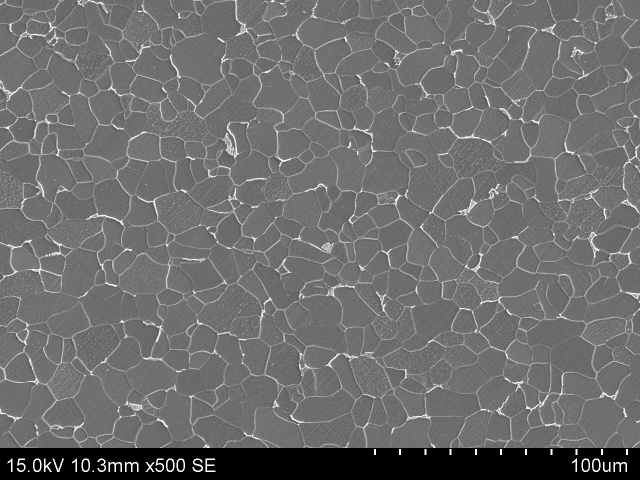
#> input picture data/3/3-center-2_m003 (3).jpg, 1280 x 960 px (shown at 1/2 size)
$ python -i dd5_segmentation_gui.py   (imports and definitions only)
#> lines starting #> are read from the running program, lines starting #| are printed output that depends on the picture; after the words box and inside, x2 and y2 are one past the last pixel; in counts of white or black regions, pixels touching at a corner belong together
#> further down, picture is the input picture: shape (960, 1280); min 0, max 255, mean 109.5
#!/usr/bin/env python3
"""
DD5 Alloy Segmentation GUI — Qt6

阈值策略 + 梯度 Watershed 的交互式调参工具。
后台线程运行，界面不卡顿，带日志面板。
"""

import sys, os, json, time
from pathlib import Path
from datetime import datetime

import numpy as np
from PIL import Image
from skimage import filters
from skimage.measure import label, regionprops
from skimage.segmentation import watershed, find_boundaries
from skimage import morphology
from scipy import ndimage as ndi
import colorsys

from PyQt6.QtCore import Qt, QTimer, QThread, pyqtSignal, QObject, QRect, QRectF
from PyQt6.QtGui import QPixmap, QImage, QAction, QFont, QPainter, QTransform
from PyQt6.QtWidgets import QGraphicsView, QGraphicsScene, QGraphicsPixmapItem
from PyQt6.QtWidgets import (
    QApplication, QMainWindow, QWidget, QVBoxLayout, QHBoxLayout,
    QGridLayout, QLabel, QComboBox, QSlider,
    QPushButton, QFileDialog, QGroupBox, QStatusBar,
    QMessageBox, QSizePolicy, QPlainTextEdit, QDockWidget, QSplitter,
    QFrame, QDialog, QDialogButtonBox, QRubberBand,
)

import matplotlib
# [1 line not run here, left out]
from matplotlib.backends.backend_qtagg import FigureCanvasQTAgg as FigureCanvas
from matplotlib.backends.backend_qtagg import NavigationToolbar2QT as NavigationToolbar
from matplotlib.figure import Figure

# ====================================================================
#  Processing logic (runs in worker thread)
# ====================================================================

THRESHOLD_METHODS = [
    'otsu', 'yen', 'triangle', 'li',
    'isodata', 'mean', 'minimum', 'multiotsu',
]


def segment_threshold(img_gray, method='otsu', sigma=0.8, th_coef=1.0,
                      open_iter=1, min_area=30, expand=0.10,
                      use_watershed=False, dist_sigma=3.0):
    """Unified segmentation pipeline."""
#> called with method = 'otsu', sigma = 0.8, th_coef = 1, open_iter = 1, min_area = 30, expand = 0.1, use_watershed = False, dist_sigma = 3
    h, w = img_gray.shape
#> h = 960; w = 1280

    if sigma > 0:
        smooth = filters.gaussian(img_gray, sigma=sigma)
    else:
        smooth = img_gray.copy()

    if method == 'otsu':
        th_base = filters.threshold_otsu(smooth)
#> th_base = 0.229
    elif method == 'yen':
        th_base = filters.threshold_yen(smooth)
    elif method == 'triangle':
        th_base = filters.threshold_triangle(smooth)
    elif method == 'li':
        th_base = filters.threshold_li(smooth)
    elif method == 'isodata':
        th_base = filters.threshold_isodata(smooth)
    elif method == 'mean':
        th_base = filters.threshold_mean(smooth)
    elif method == 'minimum':
        th_base = filters.threshold_minimum(smooth)
    elif method == 'multiotsu':
        th_base = filters.threshold_multiotsu(smooth, classes=2)[0]
    else:
        raise ValueError(f'Unknown method: {method}')

    th_used = th_base * th_coef
#> th_used = 0.229
    mask_bright = smooth > th_used
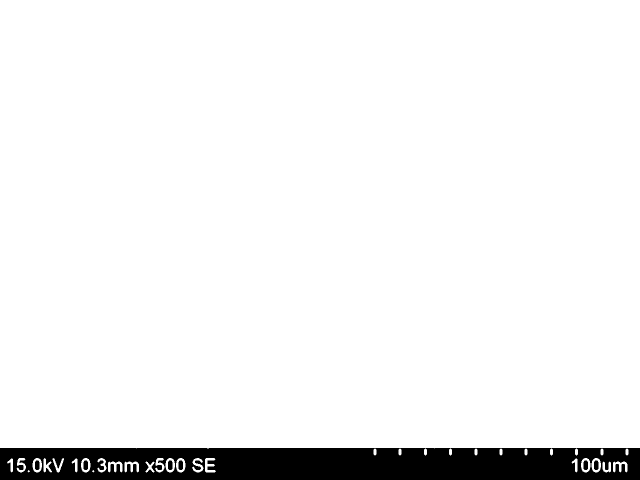
#> mask_bright: shape (960, 1280) bool (shown at 1/2 size); 93.9% white; 7 black regions, largest, box (x1, y1, x2, y2) and area: (0, 896, 1280, 960) 74515, (70, 921, 79, 940) 157, (167, 921, 176, 940) 157

    if open_iter > 0:
        mask_bright = ndi.binary_opening(mask_bright, iterations=open_iter)
#> mask_bright: shape (960, 1280) bool; 93.9% white; 9 black regions (2 under 20 px)

    if use_watershed:
        gradient = filters.sobel(smooth)
        dist = ndi.distance_transform_edt(mask_bright)
        dist_smooth = filters.gaussian(dist, sigma=dist_sigma)
        coords = morphology.local_maxima(dist_smooth)
        marker_mask = np.zeros_like(dist, dtype=int)
        marker_mask[coords] = 1
        markers, _ = ndi.label(marker_mask)
        labels = watershed(gradient, markers, mask=mask_bright)
        masks = []
        for lbl in range(1, labels.max() + 1):
            m = labels == lbl
            if m.sum() < min_area:
                continue
            m = ndi.binary_fill_holes(m)
            masks.append(m)
    else:
        labeled = label(mask_bright)
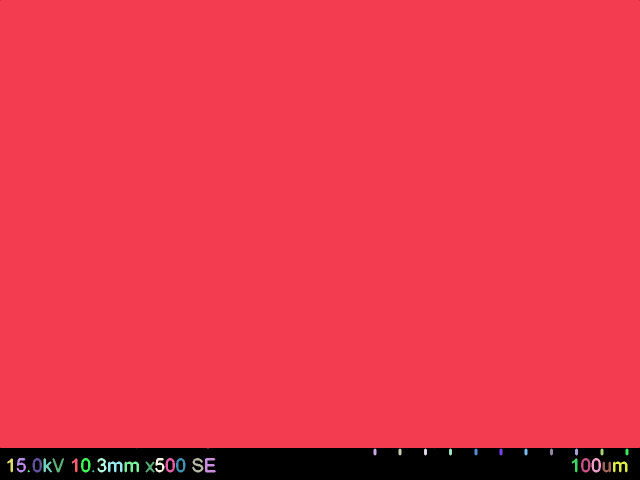
#> labeled: shape (960, 1280) int32 (shown at 1/2 size); 36 distinct labels, from 0 to 35; one colour per label, 0 black
        props = regionprops(labeled)
#> props = 35 regions; largest, box (x1, y1, x2, y2) and area: (0, 0, 1280, 897) 1146882, (410, 916, 432, 945) 361, (216, 923, 245, 945) 351, (249, 923, 278, 945) 351, (1226, 923, 1255, 945) 351
        masks = []
        for p in props:
            if p.area < min_area:
                continue
            m = labeled == p.label
            m = ndi.binary_fill_holes(m)
            masks.append(m)
#> this loop made 35 passes
#> pass 1, in segment_threshold, `m = labeled == p.label`:
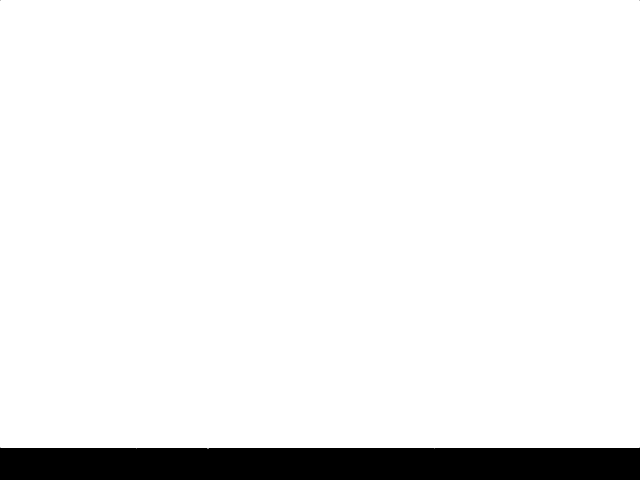
#> m: shape (960, 1280) bool (shown at 1/2 size); 93.3% white; 3 black regions (2 under 20 px), largest, box (x1, y1, x2, y2) and area: (0, 895, 1280, 960) 81916
#> pass 2, in segment_threshold, `m = labeled == p.label`:
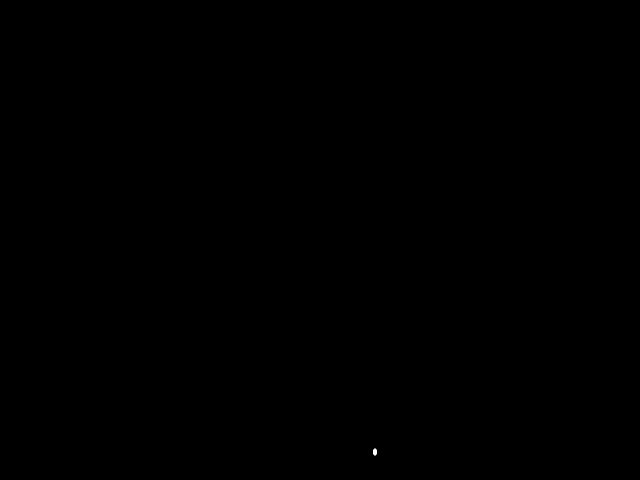
#> m: shape (960, 1280) bool (shown at 1/2 size); 0.01% white; 1 white region, box (x1, y1, x2, y2) and area: (747, 897, 753, 911) 72
#> after the loop, masks = 33 items

    # Expand/contract each individual mask for finer separation
    if expand != 0:
        n_iter = max(1, int(abs(expand) * 20))
        if expand > 0:
            masks = [ndi.binary_erosion(m, iterations=n_iter) for m in masks]
#> m: shape (960, 1280) bool; 0.03% white; 1 white region, box (x1, y1, x2, y2) and area: (1226, 923, 1255, 945) 351
        else:
            masks = [ndi.binary_dilation(m, iterations=n_iter) for m in masks]
        # Remove masks that disappeared after erosion
        masks = [m for m in masks if m.sum() >= min_area]
#> masks = 22 items

    stats = {
        'method': method,
        'sigma': sigma,
        'th_coef': th_coef,
        'open_iter': open_iter,
        'min_area': min_area,
        'expand': float(expand),
        'th_used': float(th_used),
        'n_blocks': len(masks),
        'use_watershed': use_watershed,
        'dist_sigma': dist_sigma if use_watershed else None,
    }
    return masks, mask_bright, float(th_used), stats


# [64 lines left out: functions make_colored_overlay, compute_grain_stats, not called in this run]


# ====================================================================
#  Worker thread
# ====================================================================

class WorkerSignals(QObject):
    finished = pyqtSignal(object)  # dict with results
    error    = pyqtSignal(str)
    log      = pyqtSignal(str)


class SegmentationWorker(QThread):
    # [77 lines left out: functions __init__, run, not called in this run]


# ====================================================================
#  GUI
# ====================================================================

class ImageWidget(QWidget):
    # [71 lines left out: functions __init__, set_image, _fit_view, set_transform, not called in this run]

    def get_transform(self):
        return self.view.transform()


class ParamSlider(QWidget):
    # [17 lines left out: function __init__, not called in this run]

    def _on_change(self, val):
        self.label.setText(f'{self._name} ({self._fmt.format(val * self._step)})')

    def value(self):
        return self.slider.value() * self._step

    def setValue(self, v):
        self.slider.setValue(int(v / self._step))


class IntParamSlider(QWidget):
    # [14 lines left out: function __init__, not called in this run]

    def _on_change(self, v):
        self.label.setText(f'{self._name} ({v})')

    def value(self):
        return self.slider.value()

    def setValue(self, v):
        self.slider.setValue(v)


class MainWindow(QMainWindow):
    # [180 lines left out: functions __init__, _setup_menu, _setup_ui, not called in this run]

    def log_msg(self, msg):
        self.log.appendPlainText(msg.strip())

    def _on_param_changed_noauto(self):
        pass  # parameter changed, but only Run button triggers processing

    def _is_busy(self):
        return self._worker is not None and self._worker.isRunning()

    # [246 lines left out: functions _selected_params, _sync_views, _on_view_wheel, _on_scroll_changed, _setup_zoom_to_rect, _start_worker and 6 more, not called in this run]


class PlotDialog(QDialog):
    """Window showing grain size distribution plots."""
    # [80 lines left out: functions __init__, _save_plot, main, not called in this run]


# [2 lines not run here, left out]

>>> import cv2
>>> picture = cv2.imread('../data/3/3-center-2_m003 (3).jpg', cv2.IMREAD_GRAYSCALE)
>>> result = segment_threshold(picture)
